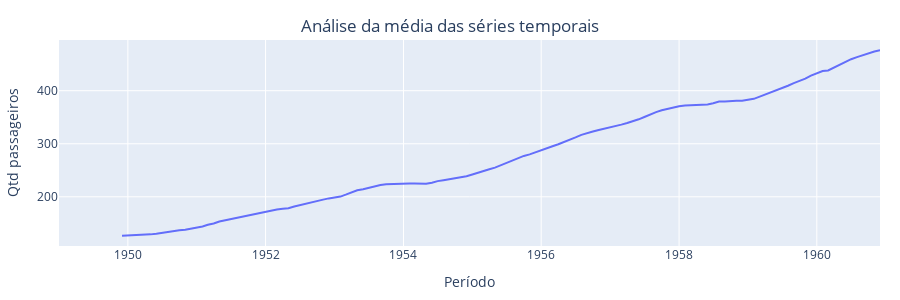

Here is the notebook cell this chart was saved with:
### Markdown cell above
#### Análise visual
##### Média em função do tempo
- A média varia rapidamente em função do tempo
- Característica de uma série não estacionária

### Code cell
fig = px.line(
    df_air.set_index('Período')['Qtd passageiros'].rolling(12).mean().reset_index().sort_values(by='Período'),
    x='Período',
    y='Qtd passageiros',
    labels={
        'value': 'Média da carga total',
        'variable': 'Trecho',
        'Data_hora': 'Data/hora'
    },
)
fig.update_yaxes(showticklabels=True)
fig.update_layout(
    barmode="group",
    showlegend=True,
    title={
        'text': 'Análise da média das séries temporais',
        'x': 0.5,
        'xanchor': 'center',
        'yanchor': 'top',
    },
    height=300,
    width=900,
    margin={
        'l': 20,
        'r': 20,
        't': 40,
        'b': 20
    },
)
fig.show()

### Figure 1 — Plotly figure (JSON) as saved in the notebook; plotly's stock layout.template omitted (floating-point values rounded to 4 significant figures; data arrays with more than 128 entries replaced by an {"elided": "..."} marker saying what was removed)
{"data": [{"hovertemplate": "Período=%{x}<br>Qtd passageiros=%{y}<extra></extra>", "legendgroup": "", "line": {"color": "#636efa", "dash": "solid"}, "marker": {"symbol": "circle"}, "mode": "lines", "name": "", "orientation": "v", "showlegend": false, "type": "scatter", "x": {"elided": "144 str values"}, "xaxis": "x", "y": {"elided": "144 float values"}, "yaxis": "y"}], "layout": {"barmode": "group", "height": 300, "legend": {"tracegroupgap": 0}, "margin": {"b": 20, "l": 20, "r": 20, "t": 40}, "showlegend": true, "title": {"text": "Análise da média das séries temporais", "x": 0.5, "xanchor": "center", "yanchor": "top"}, "width": 900, "xaxis": {"anchor": "y", "domain": [0, 1], "title": {"text": "Período"}}, "yaxis": {"anchor": "x", "domain": [0, 1], "showticklabels": true, "title": {"text": "Qtd passageiros"}}}}
